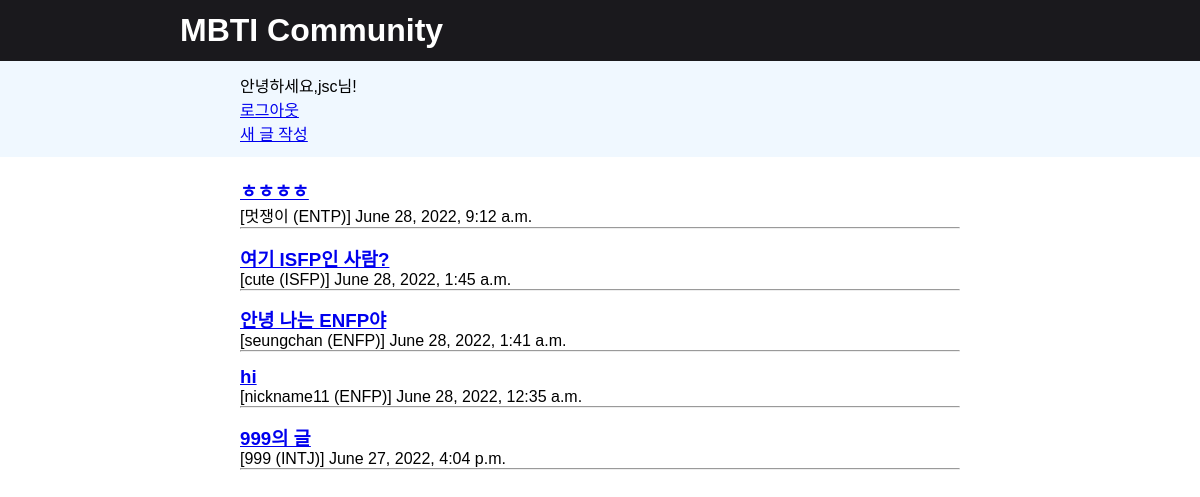
The app's page /home/ (signed in) with its own data.
### accounts/models.py (models this page shows)
class myUser(AbstractUser):
    nickname = models.CharField(max_length = 200)
    mbti = models.CharField(max_length = 15)

### blogapp/models.py (models this page shows, shortened)
class Blog(models.Model): #models안의Model을 상속해야함
    title = models.CharField(max_length=200)  #뒤에 어떤타입인지도 명시
    body = models.TextField()
    date = models.DateTimeField(auto_now_add=True) #자동으로 지금시간 추가하겠다는 말
    writer = models.ForeignKey(myUser, null= True, on_delete = models.CASCADE)  #

### blogapp/views.py (the view)
# urls.py: 2. Add a URL to urlpatterns:  path('', views.home, name='home')
def home(request):
    posts = Blog.objects.filter().order_by('-date')
    return render(request,'index.html',{'posts':posts})

### blogapp/templates/index.html (shortened to what this page needs)
<h1 class="title">MBTI Community</h1>
<div class="bluebox">
   {% if user.is_authenticated %}
   <div class="menus">
      안녕하세요,{{ user.username }}님!
      <a href="{% url 'logout' %}">로그아웃</a>
      <a  href="{% url 'formcreate' %}">새 글 작성</a>
   </div>
   {% else%}
   <div class="menus">
      아직 로그인이 되지 않았어요..
      <a href="{% url 'login' %}">로그인</a>
      <a href="{% url 'signup' %}">회원가입</a>
   </div>
   {% endif %}
</div>
{% if user.is_authenticated %}
<div class="box">
{% for post in posts %}
<div class="posts">
   <h3><a href="{% url 'detail' post.id %}">{{ post.title }}<a></h3>
   <p>[{{ post.writer.nickname }} ({{post.writer.mbti}})] {{ post.date }}</p>
   <hr>
</div>
{% endfor %}
</div>
{% endif %}

### blogapp/templates/index.html (style rules this page uses)
* { font-family: 'Noto Sans KR', sans-serif; margin: 0; padding: 0; }
.title { background-color: rgb(26, 25, 29); color: white; padding: 1%; padding-left: 15%; }
.bluebox { background-color: aliceblue; padding: 1%; padding-left: 20%; }
.menus { display: flex; flex-direction: column; justify-content: space-between; }
.box { padding: 1%; padding-left: 20%; padding-right: 20%; }
.posts { padding-top: 1%; padding-bottom: 1%; }

### records on screen
myUser: username "jsc"
Blog: title "ㅎㅎㅎㅎ", writer.nickname "멋쟁이", writer.mbti "ENTP", date "June 28, 2022, 9:12 a.m."
Blog: title "여기 ISFP인 사람?", writer.nickname "cute", writer.mbti "ISFP", date "June 28, 2022, 1:45 a.m."
Blog: title "안녕 나는 ENFP야", writer.nickname "seungchan", writer.mbti "ENFP", date "June 28, 2022, 1:41 a.m."
Blog: title "hi", writer.nickname "nickname11", writer.mbti "ENFP", date "June 28, 2022, 12:35 a.m."
Blog: title "999의 글", writer.nickname "999", writer.mbti "INTJ", date "June 27, 2022, 4:04 p.m."
